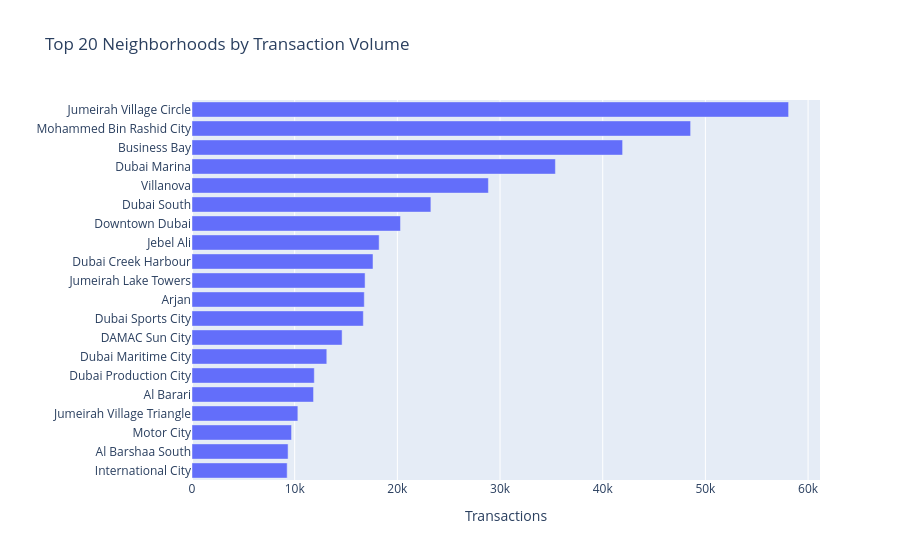
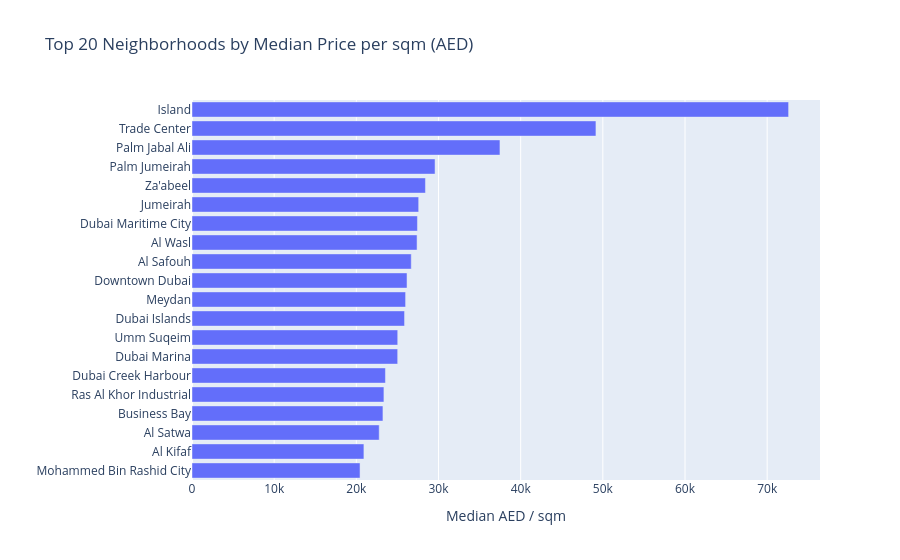

The notebook cell saved with these charts, in order:
### Markdown cell above
## Section 5: Geographic Breakdown

We rank neighborhoods by two separate metrics: transaction volume and median price per sqm. These two rankings rarely match.

The highest-volume areas are typically affordable mid-market communities with deep buyer pools. The highest-price areas are typically low-volume luxury pockets. Showing both side by side reveals the structural two-speed nature of the market: where the money is concentrated vs where the deals happen.

### Code cell
# Top 20 by volume
top_vol = (
    df.group_by("neighborhood")
      .agg(pl.len().alias("transactions"))
      .sort("transactions", descending=True)
      .head(20)
)

fig = px.bar(
    top_vol,
    x="transactions", y="neighborhood",
    orientation="h",
    title="Top 20 Neighborhoods by Transaction Volume",
    labels={"transactions": "Transactions", "neighborhood": ""},
)
fig.update_layout(yaxis={"categoryorder": "total ascending"})
fig.show()

# Top 20 by median price per sqm (min 100 transactions to exclude noise)
top_price = (
    df.group_by("neighborhood")
      .agg([
          pl.median("meter_sale_price").alias("median_sqm_price"),
          pl.len().alias("transactions"),
      ])
      .filter(pl.col("transactions") >= 100)
      .sort("median_sqm_price", descending=True)
      .head(20)
)

fig2 = px.bar(
    top_price,
    x="median_sqm_price", y="neighborhood",
    orientation="h",
    title="Top 20 Neighborhoods by Median Price per sqm (AED)",
    labels={"median_sqm_price": "Median AED / sqm", "neighborhood": ""},
)
fig2.update_layout(yaxis={"categoryorder": "total ascending"})
fig2.show()

### Figure 1 — Plotly figure (JSON) as saved in the notebook; plotly's stock layout.template omitted (floating-point values rounded to 4 significant figures)
{"data": [{"hovertemplate": "Transactions=%{x}<br>=%{y}<extra></extra>", "legendgroup": "", "marker": {"color": "#636efa", "pattern": {"shape": ""}}, "name": "", "orientation": "h", "showlegend": false, "textposition": "auto", "type": "bar", "x": [58103, 48561, 41937, 35392, 28866, 23265, 20304, 18227, 17628, 16856, 16779, 16687, 14618, 13127, 11911, 11837, 10310, 9696, 9358, 9269], "xaxis": "x", "y": ["Jumeirah Village Circle", "Mohammed Bin Rashid City", "Business Bay", "Dubai Marina", "Villanova", "Dubai South", "Downtown Dubai", "Jebel Ali", "Dubai Creek Harbour", "Jumeirah Lake Towers", "Arjan", "Dubai Sports City", "DAMAC Sun City", "Dubai Maritime City", "Dubai Production City", "Al Barari", "Jumeirah Village Triangle", "Motor City", "Al Barshaa South", "International City"], "yaxis": "y"}], "layout": {"barmode": "relative", "legend": {"tracegroupgap": 0}, "title": {"text": "Top 20 Neighborhoods by Transaction Volume"}, "xaxis": {"anchor": "y", "domain": [0, 1], "title": {"text": "Transactions"}}, "yaxis": {"anchor": "x", "categoryorder": "total ascending", "domain": [0, 1], "title": {"text": ""}}}}

### Figure 2 — Plotly figure (JSON) as saved in the notebook; plotly's stock layout.template omitted (floating-point values rounded to 4 significant figures)
{"data": [{"hovertemplate": "Median AED / sqm=%{x}<br>=%{y}<extra></extra>", "legendgroup": "", "marker": {"color": "#636efa", "pattern": {"shape": ""}}, "name": "", "orientation": "h", "showlegend": false, "textposition": "auto", "type": "bar", "x": [72610.0, 49160.0, 37480.0, 29580.0, 28410.0, 27590.0, 27440.0, 27390.0, 26680.0, 26170.0, 25990.0, 25870.0, 25040.0, 25030.0, 23540.0, 23360.0, 23240.0, 22780.0, 20920.0, 20450.0], "xaxis": "x", "y": ["Island", "Trade Center", "Palm Jabal Ali", "Palm Jumeirah", "Za'abeel", "Jumeirah", "Dubai Maritime City", "Al Wasl", "Al Safouh", "Downtown Dubai", "Meydan", "Dubai Islands", "Umm Suqeim", "Dubai Marina", "Dubai Creek Harbour", "Ras Al Khor Industrial", "Business Bay", "Al Satwa", "Al Kifaf", "Mohammed Bin Rashid City"], "yaxis": "y"}], "layout": {"barmode": "relative", "legend": {"tracegroupgap": 0}, "title": {"text": "Top 20 Neighborhoods by Median Price per sqm (AED)"}, "xaxis": {"anchor": "y", "domain": [0, 1], "title": {"text": "Median AED / sqm"}}, "yaxis": {"anchor": "x", "categoryorder": "total ascending", "domain": [0, 1], "title": {"text": ""}}}}
